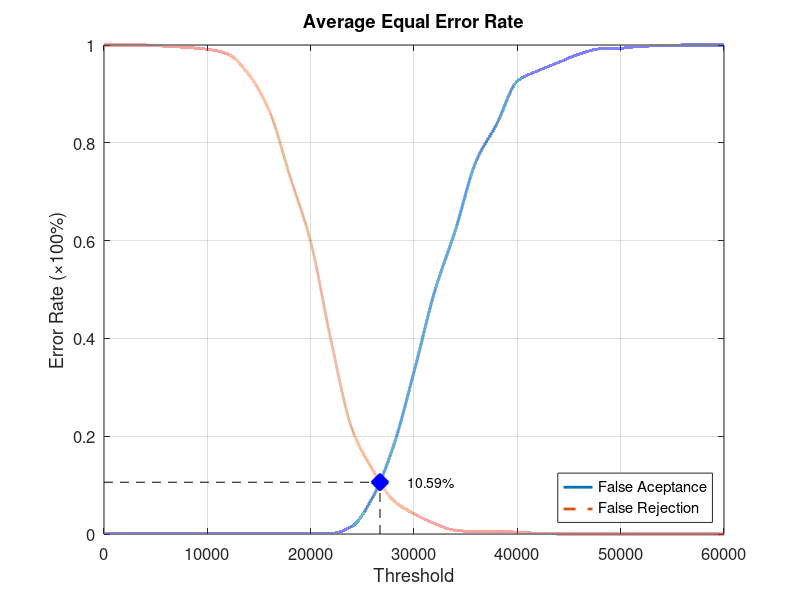
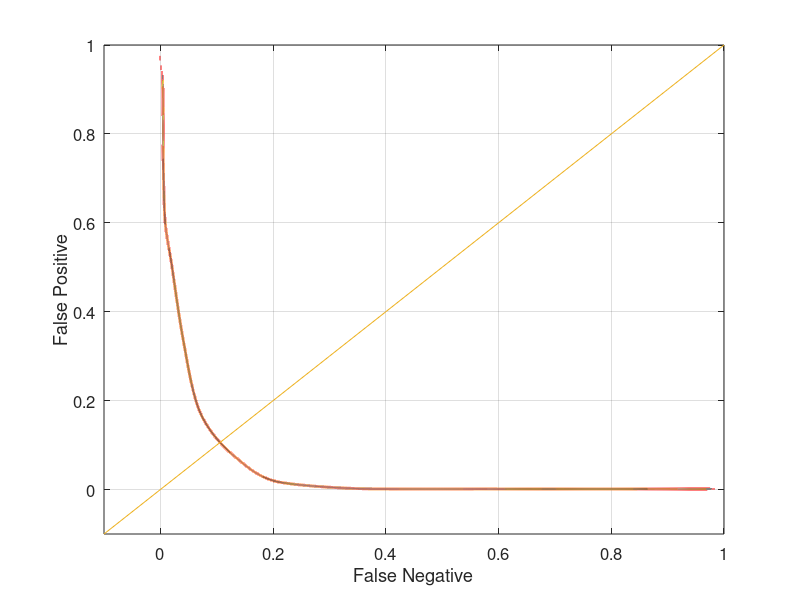

These figures' MATLAB source, in order:
function yEER = Experiment1Average
close all;
clear;
clc;
x = 0:2000:60000;
xq = 0:0.5:60000;

y0 = [0 0.00131579 0.00131579 0.00131579 0.00131579 0.00131579 0.00131579 0.00131579 0.00131579 0.00131579 0.00131579 0.00131579 0.0157895 0.075 0.178947 0.331579 0.496053 0.621053 0.761842 0.838158 0.926316 0.947368 0.964474 0.981579 0.992105 0.993421 0.997368 0.998684 1 1 1];
yy0 = interp1(x, y0, xq, 'pchip');
y1 = [1 1 1 0.9975 0.995 0.99125 0.98125 0.94 0.865 0.73125 0.5975 0.3925 0.215 0.13125 0.06875 0.04125 0.02125 0.0075 0.005 0.005 0.00375 0.00125 0 0 0 0 0 0 0 0 0];
yy1 = interp1(x, y1, xq, 'pchip');

% Calculating EER: 
y2 = abs(y0 - y1);
find(y2 == min(y2))
yy2 = abs(yy0 - yy1);
xEER = find(yy2 == min(yy2));
xEERIndex = xq(xEER) % X-axis EER
yEER = yy0(xEER) % Y-axis EER

main = figure
plot(xq, yy0,'-','LineWidth', 2);	hold on
plot(xq, yy1,'--','LineWidth', 2);	hold on
plot([xEERIndex xEERIndex], [0 yEER], 'k--');	hold on
plot([0 xEERIndex], [yEER yEER], 'k--');	hold on
plot(xEERIndex, yEER, 'bx', 'LineWidth', 10);	hold on
text(xEERIndex + 10 * xEERIndex / 100, yEER, [num2str(round((10000 * yEER)) / 100) '%'])
legend('False Aceptance', 'False Rejection', 'Location', 'SouthEast')
xlabel('Threshold')
ylabel('Error Rate (\times100%)')
title('Average Equal Error Rate')
set(gca, 'FontSize', 12)
axis([0 60000 0 1])
grid on

print(main, 'Experiment1AverageMain', '-dpng');
FNRxFPR = figure('Color', [1 1 1]);
plot(yy1, yy0, '-', yy1, yy0, 'LineWidth', 2);
hold on
y = -0.1:0.1:1
plot(y, y); 
set(gca, 'FontSize', 12)
xlabel('False Negative')
ylabel('False Positive')
axis([-0.1 1 -0.1 1])
set(gca, 'FontSize', 12)
grid on

print(FNRxFPR, 'Experiment1AverageFNRxFPR','-dpng');
end
